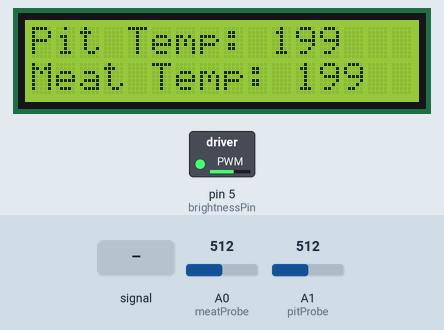
Recording of a sketch running on a simulated Arduino Uno, built with avr-gcc and run on an emulated ATmega328P. Parts: 16×2 character LCD, switched loads named in the sketch (green lamp = pin HIGH). The test bench sets the inputs (shaded band); at power-on: A0 (meatProbe) = 512, A1 (pitProbe) = 512. Pins used as bus, display or sensor lines are not drawn; what the sketch prints to the serial monitor is not drawn.

Above: at 6.7 s.
6.8 s: A0 (meatProbe) fed a 200 Hz sine of ±81 counts around its level
At 8.1 s:
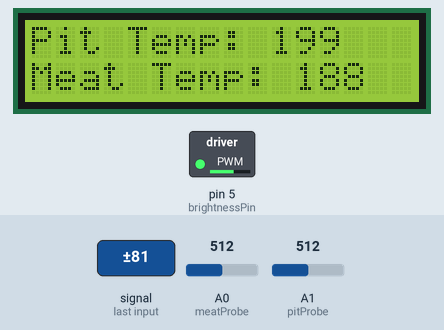
9.8 s: A1 (pitProbe) fed a 200 Hz sine of ±81 counts around its level
At 11.3 s:
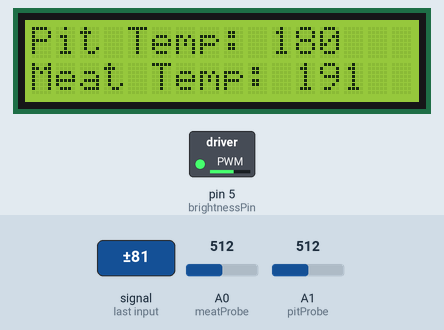
12.9 s: A0 (meatProbe) set to 716
At 14.1 s:
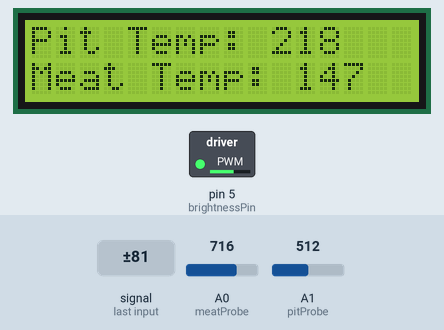
16.0 s: A1 (pitProbe) set to 716
At 17.7 s:
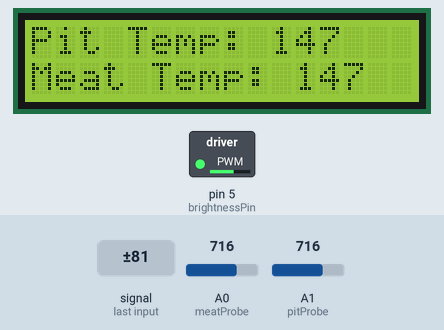
18.4 s: A0 (meatProbe) fed a 1000 Hz sine of ±255 counts around its level
At 19.9 s:
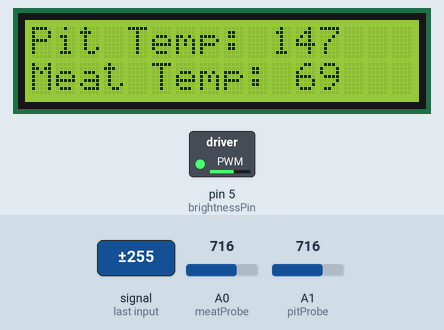
21.5 s: A1 (pitProbe) fed a 1000 Hz sine of ±255 counts around its level
At 23.1 s:
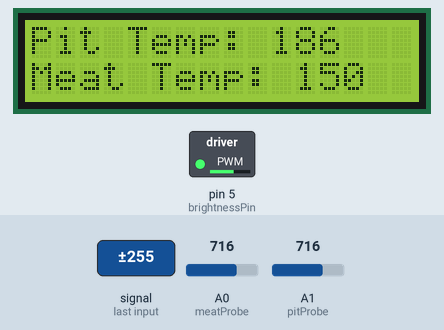
Timing chart, 0 to 24.6 s (numbered marks = the images above; inputs shaded):
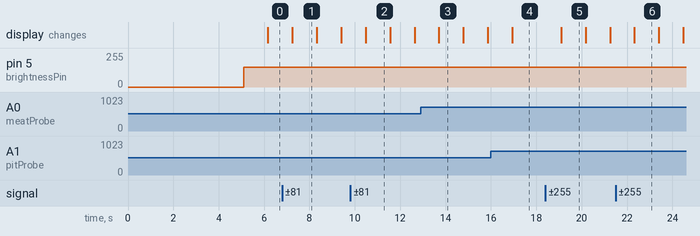

Measured:
- after the input at 6.8 s, the display: changes after 0.45 s (image 1)
- after the input at 18.4 s, the display: changes after 0.70 s (image 5)
- what the display in image 1 shows lasts 1.1 s, from 7.2 s to 8.3 s

The sketch:

BTSmokerControl.ino
```cpp
/**
* This program will monitor the temperature of the meat and the temperature of the pit
* This program will implement:
*    - Bluetooth
*    - Android App
*    - Software Serial for the bluetooth communication
*    - LCD display of current temperatures
*    - (TBD) PID control for temperature of pit blower motor to control pit temperature
* I/O:
*    - In: target pit temperature, target meat temperature, (TBD) start (to start elasped time)
*    - Out: current meat temperature, current pit temperature, (TBD) target meat temperature, (TBD) target pit temperature, (TBD) elapsed time
*
* Length of message must be "buffLength" or less including formatting characters, each field (ID or data) has a max of "messageFieldLength"
* A message is defined as: ID=DATA*^
*    - "=" is the delimiter to separate the id of the message and the data
*    - "*" notifys the message parser that the message is complete
*    - "^" notifys the reciever "mySerial.readBytesUntil('^', buff, buffLength);" that the transmission is done
*
*
*
*
*
* Code for the temperature conversion taken from http://hruska.us/tempmon/
*
* Ian McElhenny - mcelhenny_ian@yahoo.com
*/

//Includes
#include <SoftwareSerial.h>
#include <LiquidCrystal.h>

//Pins
int rxSS = 10;//Connect to BT TX
int txSS = 9; //Connect to BT RX
int meatProbe = 0; //Analog input outside port
int pitProbe = 1; //Analog input
int d4 = 2;
int d5 = 4;
int d6 = 7;
int d7 = 8;
int en = 11;
int rs = 12;
int contrastPin = 3; //PWM outputs
int brightnessPin = 5; //PWM outputs


//Variables
char buff[30]; //Length of message must be 30 or less including formatting characters
int buffLength = 30;
int messageFieldLength = 15; //This is the length of either ID or Data in a message
String typeString;
String dataString;
int targetMeatTemp = 0;
int targetPitTemp = 0;
int brightness = 150;
int contrast = 100;
int count = 0;
boolean done = false;


struct DataPacket
{
  byte   startByte;
  int    packetLen;
  int    dataEnum; // is this pit or meat temp
  float  dataField;
  byte   endByte;
}txPacket;

#define START_BYTE 5
#define END_BYTE   2

//data type enums
#define UNDEF 0
#define PIT   1
#define MEAT  2


//Set up functions
SoftwareSerial mySerial(rxSS, txSS);

// initialize the library with the numbers of the interface pins
LiquidCrystal lcd(rs, en, d4, d5, d6, d7);


void setup()
{
  ////////////////////////////////////
  //Set Up serial and SoftwareSerial//
  ////////////////////////////////////
  // Open serial communications and wait for port to open:
  Serial.begin(9600);
  while (!Serial)
  {
    ; // wait for serial port to connect. Needed for native USB port only
  }
  Serial.println("Serial Connected. Connecting SoftwareSerial Port...\n");
  // set the data rate for the SoftwareSerial port
  mySerial.begin(9600);
  Serial.println("SoftwareSerial Connected: 9600 baud");
  ////////////////////////////////////

  // set up the LCD's number of columns and rows:
  lcd.begin(16, 2);
  // Print a message to the LCD.
  lcd.print("--Arduino BBQ!--");
  delay(5000);

  //init txPacket
  txPacket.startByte = START_BYTE;
  txPacket.packetLen = 0;
  txPacket.dataEnum = UNDEF;
  txPacket.dataField = 0;
  txPacket.endByte = END_BYTE;
}

void loop()
{
  ////////////////////////////////////
  //If SoftwareSerial received parse//
  ////////////////////////////////////
  if (mySerial.available())
  {
    while(mySerial.available())
    {
      mySerial.readBytesUntil('^', buff, buffLength);
      parseIncomingMessage();
    }
  }

  //Change target temps from input
  if(typeString == "pit" && done)
  {
    targetPitTemp = dataString.toInt();
    done = false;
  }
  if(typeString == "meat" && done)
  {
    targetMeatTemp = dataString.toInt();
    done = false;
  }
  if(typeString == "bInc" && done)
  {
    if(brightness <= 245)
    {
      brightness += 10;
    }
    done = false;
  }
  if(typeString == "bDec" && done)
  {
    if(brightness >= 10)
    {
      brightness -= 10;
    }
    done = false;
  }
  if(typeString == "cInc" && done)
  {
    if(contrast <= 245)
    {
      contrast += 10;
    }
    done = false;
  }
  if(typeString == "cDec" && done)
  {
    if(contrast >= 10)
    {
      contrast -= 10;
    }
    done = false;
  }

  //set brightness and contrast
  analogWrite(brightnessPin, brightness);
  analogWrite(contrastPin, contrast);

  //Publish the temperatures to the bluetooth and LCD every ~100 mS, then wait 100 milliseconds
  if(count == 1000)
  {
    lcd.clear();
    String pit = "Pit Temp: " ;
    String meat = "Meat Temp: " ;
    Serial.println(pit.concat(thermister_temp(analogRead(pitProbe))));
    Serial.println(meat.concat(thermister_temp(analogRead(meatProbe))));
    lcd.print(pit);
    lcd.setCursor(0, 1);
    lcd.print(meat);
    publishMeatTemp();
    publishPitTemp();
    count = 0;
  }
  count++;
  delay(1);
}

///////////////////////
//Serial/BT Functions//
///////////////////////
//When called it will parse readInMessage and set newMessage to false
  //This uses the assumption that the incomming message is on the form "id=data*^"
    //where there is one id permessage and everything between "=" and "*" is id's data
void parseIncomingMessage()
{
  int yD = 0;
  char typeArray[messageFieldLength];
  char dataArray[messageFieldLength];
  int typeLen;
  int dataLen;
  typeString = "";
  dataString = "";

  //loop through the input message till delimiter; buffLength is buffer length
  for(int i = 0; i < buffLength; i++)
  {
   //find the = delimiter
   if(buff[i] == '=')
   {
     typeLen = i;

    //loop through the data part of message
    // i + 1 skips the "=" and starts on the next character; buffLength is buffer length
    for(int x = i+1; x < buffLength; x++)
    {
     //Check for ending delimiter in buffer break for loop
     if(buff[x] == '*')
     {
       dataLen = yD;
       break;
     }

     //define the data for the type
     dataArray[yD] = buff[x];//yD is the counter for data
     yD++;
    }
    break; //Reached end of message, leave loop
   }

   //define the type
   typeArray[i] = buff[i];//yT is the counter for type
  }

   //Convert arrays of type(ID) and data to strings
   for(int x = 0; x < typeLen; x++)
   {
     typeString += typeArray[x];
   }
   for(int x = 0; x < dataLen; x++)
   {
     dataString += dataArray[x];
   }

   done = true;

}

/////////////////////////
//PIT RELATED FUNCTIONS//
/////////////////////////
void publishPitTemp()
{
  //Fill packet
  txPacket.packetLen = sizeof(txPacket);
  txPacket.dataEnum = PIT;
  txPacket.dataField = thermister_temp(analogRead(pitProbe))*1.0;

  //tx packet
  for(int i = 0; i<sizeof(DataPacket); i++)
  {
     mySerial.write(*(&txPacket.startByte+i));
  }
}

void publishMeatTemp()
{
  //Fill packet
  txPacket.packetLen = sizeof(txPacket);
  txPacket.dataEnum = MEAT;
  txPacket.dataField = thermister_temp(analogRead(meatProbe))*1.0;

  //tx packet
  for(int i = 0; i<sizeof(DataPacket); i++)
  {
     mySerial.write(*(&txPacket.startByte+i));
  }
}


//Get temperature from the thermister takes analogRead(thermister pin #) as input
int thermister_temp(int aval)
{
      	double R, T;

      	// These were calculated from the thermister data sheet
      	//	A = 2.3067434E-4;
      	//	B = 2.3696596E-4;
      	//	C = 1.2636414E-7;
      	//
      	// This is the value of the other half of the voltage divider
      	//	Rknown = 22200;

      	// Do the log once so as not to do it 4 times in the equation
      	//	R = log(((1024/(double)aval)-1)*(double)22200);
      	R = log((1 / ((1024 / (double) aval) - 1)) * (double) 22200);
      	//lcd.print("A="); lcd.print(aval); lcd.print(" R="); lcd.print(R);
      	// Compute degrees C
      	T = (1 / ((2.3067434E-4) + (2.3696596E-4) * R + (1.2636414E-7) * R * R * R)) - 273.25;
      	// return degrees F
      	return ((int) ((T * 9.0) / 5.0 + 32.0));
}
```
